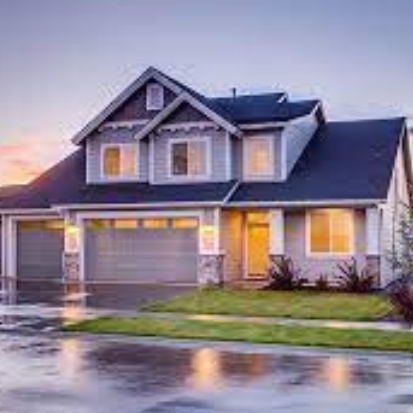
#> input picture pic1.png, 413 x 413 px, found by its file name
$ jupyter execute IP-7.ipynb
#> lines starting #> are read from the running program, lines starting #| are printed output that depends on the picture; after the words box and inside, x2 and y2 are one past the last pixel; in counts of white or black regions, pixels touching at a corner belong together
[cell 1]
# Image Correlation

import cv2
import numpy as np
from scipy.signal import correlate2d
import matplotlib.pyplot as plt

# Create a 300 x 300 grayscale image
image = np.zeros((300, 300), dtype = np.uint8)

# Draw a white rectangle
cv2.rectangle(image, (50, 50), (200, 200), 255, thickness = cv2.FILLED)
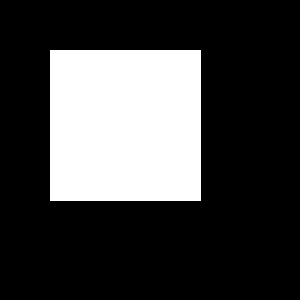
#> image: shape (300, 300); 25.3% white; 1 white region, box (x1, y1, x2, y2) and area: (50, 50, 201, 201) 22801

# Define a region for the grayscale template
template = image[50:150, 50:150]

# Perform 2D correlation
correlation_result = correlate2d(image, template, mode = 'valid')

# Display the result
plt.subplot(131)
plt.imshow(image, cmap = 'gray')
plt.title('Original Image')
plt.axis('off')

plt.subplot(132)
plt.imshow(template, cmap = 'gray')
plt.title('Template')
plt.axis('off')

plt.subplot(133)
plt.imshow(correlation_result, cmap = 'gray')
plt.title('2D Correlation Result')
plt.axis('off')
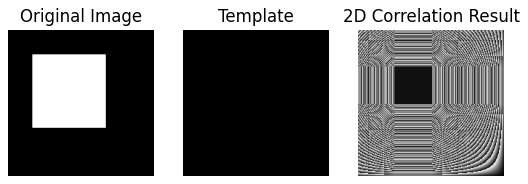
#> figure drawn by matplotlib, 3 panels

[cell 2]
import numpy as np
import cv2
import matplotlib.pyplot as plt
from scipy.signal import correlate2d

# Load the input image and the template
image = cv2.imread('/home/dmacs/Desktop/MTech/104P/pic1.png',cv2.IMREAD_GRAYSCALE)
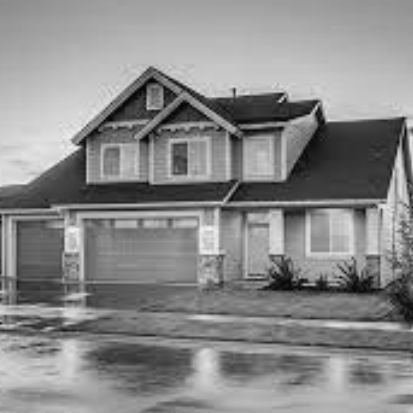
#> image: shape (413, 413); min 2, max 242, mean 137.8
template = image[100:201,100:201]
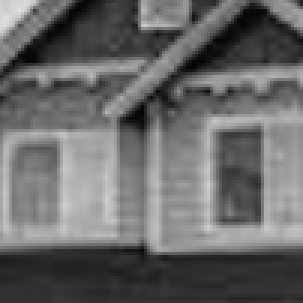
#> template: shape (101, 101) (shown 3 times larger); min 2, max 223, mean 104.6

# Perform image correlation using numpy's correlate2d function
correlation_result = correlate2d(image, template, mode = 'same', boundary = 'wrap')
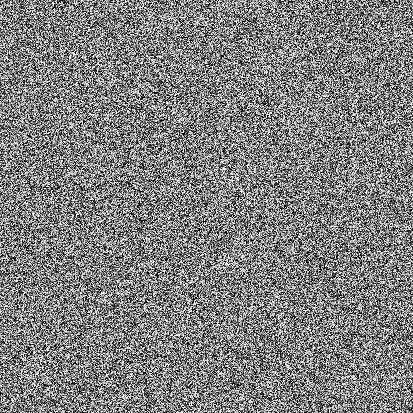
#> correlation_result: shape (413, 413); min 0, max 255, mean 127.7

plt.subplot(131)
plt.imshow(image, cmap = 'gray')
plt.title('Input Image')
plt.axis('off')

plt.subplot(132)
plt.imshow(template, cmap = 'gray')
plt.title('Template Image')
plt.axis('off')

plt.subplot(133)
plt.imshow(correlation_result, cmap = 'gray')
plt.title('Correlation Result')
plt.axis('off')

$ run again, with pic2.png copied over pic1.png
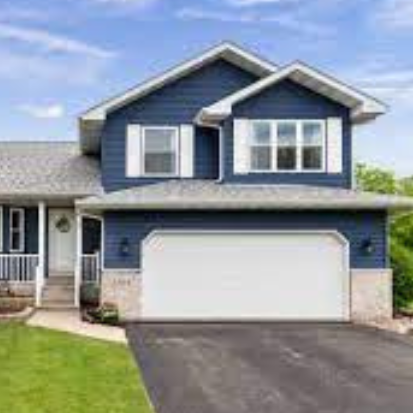
#> input picture pic2.png, 413 x 413 px, found by its file name
#> `template = image[100:201,100:201]`:
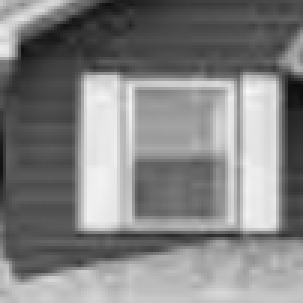
#> template: shape (101, 101) (shown 3 times larger); min 13, max 249, mean 130.7
#> `correlation_result = correlate2d(image, template, mode = 'same', bound..`:
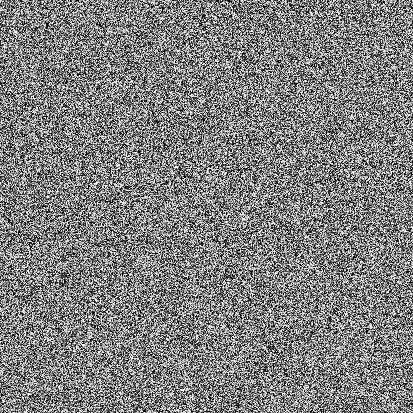
#> correlation_result: shape (413, 413); min 0, max 255, mean 127.6

$ run again, with pic3.png copied over pic1.png
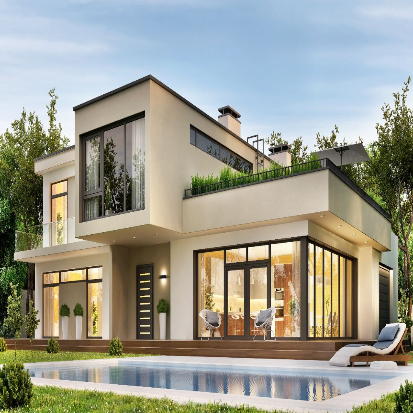
#> input picture pic3.png, 413 x 413 px, found by its file name
#> `template = image[100:201,100:201]`:
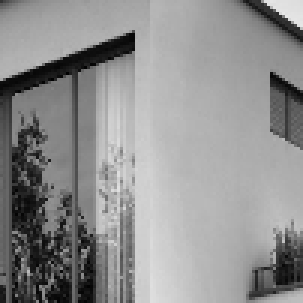
#> template: shape (101, 101) (shown 3 times larger); min 1, max 231, mean 143.7
#> `correlation_result = correlate2d(image, template, mode = 'same', bound..`:
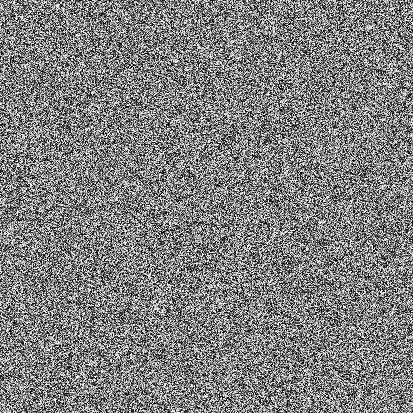
#> correlation_result: shape (413, 413); min 0, max 255, mean 127.5

$ run again, with averaging-filter-image-processing.png copied over pic1.png
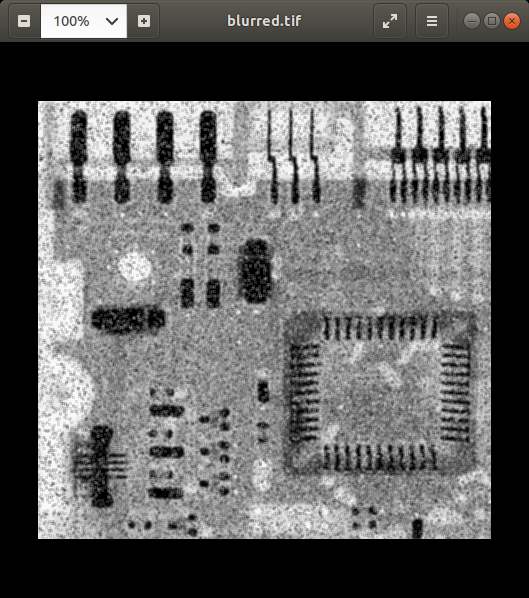
#> input picture averaging-filter-image-processing.png, 529 x 598 px, found by its file name
#> `template = image[100:201,100:201]`:
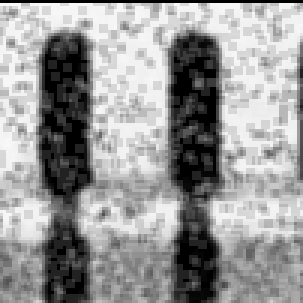
#> template: shape (101, 101) (shown 3 times larger); min 0, max 249, mean 151.3
#> `correlation_result = correlate2d(image, template, mode = 'same', bound..`:
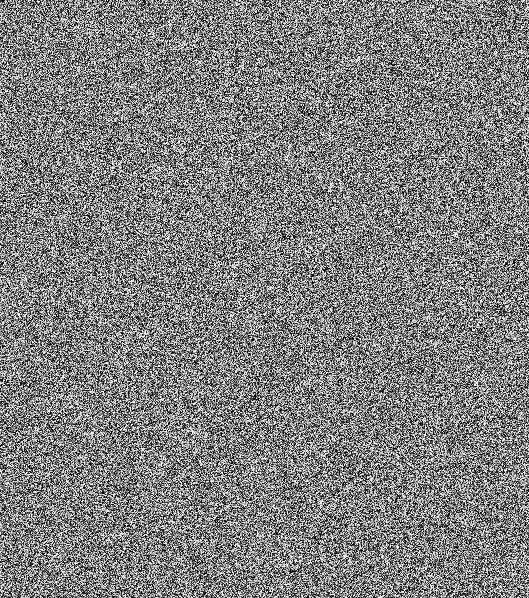
#> correlation_result: shape (598, 529); min 0, max 255, mean 127.6
